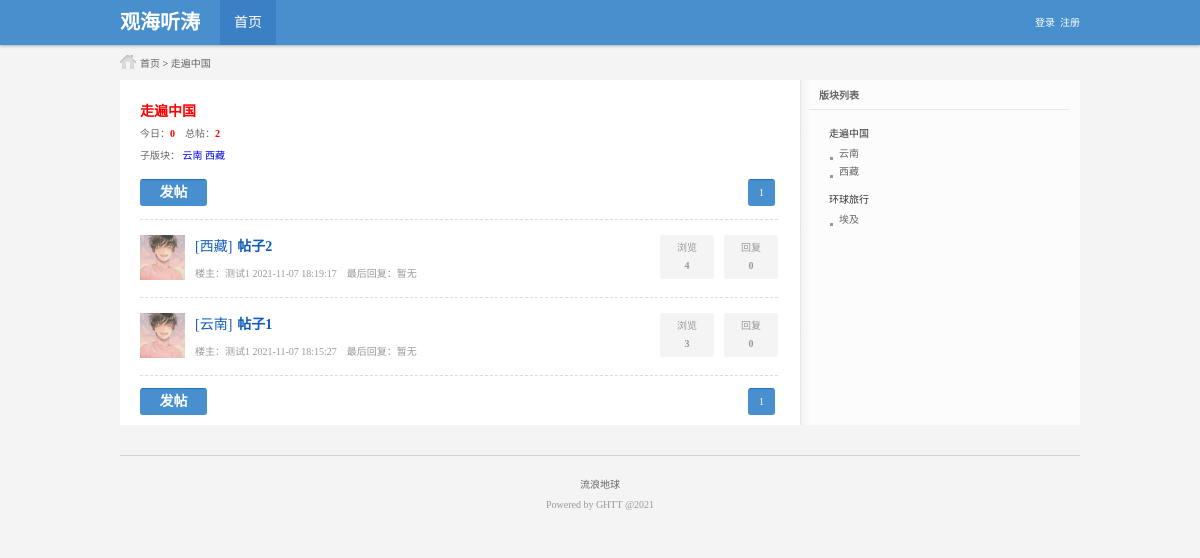
/list_father.php?id=1, run on the app's committed database.
### tables this page shows
CREATE TABLE IF NOT EXISTS `father_module` (
  `id` int(10) unsigned NOT NULL AUTO_INCREMENT,
  `module_name` varchar(66) NOT NULL,
  `sort` int(11) NOT NULL DEFAULT '0',
  PRIMARY KEY (`id`)
);

CREATE TABLE IF NOT EXISTS `son_module` (
  `id` int(10) unsigned NOT NULL AUTO_INCREMENT,
  `father_module_id` int(10) unsigned NOT NULL,
  `module_name` varchar(66) NOT NULL,
  `info` varchar(255) NOT NULL,
  `member_id` int(10) unsigned NOT NULL DEFAULT '0',
  `sort` int(10) unsigned NOT NULL DEFAULT '0',
  PRIMARY KEY (`id`)
);

CREATE TABLE IF NOT EXISTS `content` (
  `id` int(10) unsigned NOT NULL AUTO_INCREMENT,
  `module_id` int(10) unsigned NOT NULL,
  `title` varchar(255) NOT NULL,
  `content` text NOT NULL,
  `time` datetime NOT NULL,
  `member_id` int(10) unsigned NOT NULL,
  `times` int(10) unsigned NOT NULL DEFAULT '0',
  PRIMARY KEY (`id`)
);

CREATE TABLE IF NOT EXISTS `member` (
  `id` int(10) unsigned NOT NULL AUTO_INCREMENT,
  `name` varchar(32) NOT NULL,
  `pw` varchar(32) NOT NULL,
  `photo` varchar(255),
  `register_time` datetime NOT NULL,
  `last_time` datetime,
  `sign` varchar(255),
  PRIMARY KEY (`id`)
);

### inc/dblink.inc.php (called while the page is built, shortened)
<?php
function execute($link,$query){
	$result=mysqli_query($link,$query);
	return $result;
}
function num($link,$sql_count){
	$result=execute($link,$sql_count);
	$count=mysqli_fetch_row($result);
	return $count[0];
}
?>

### list_father.php (the view, shortened to what this page needs)
<?php
include_once 'inc/dblink.inc.php';
include_once 'inc/page.inc.php';
$query="select * from father_module where id={$_GET['id']}";
$result_father=execute($link,$query);
$data_father=mysqli_fetch_assoc($result_father);
$query="select * from son_module where father_module_id={$_GET['id']}";
$result_son=execute($link,$query);
$id_son='';
$son_list='';
while($data_son=mysqli_fetch_assoc($result_son)){
	$id_son.=$data_son['id'].',';
	$son_list.="<a href='list_son.php?id={$data_son['id']}'>{$data_son['module_name']}</a> ";
}
$id_son=trim($id_son,',');
$query="select count(*) from content where module_id in({$id_son}) and time>CURDATE()";
$count_today=num($link,$query);
$query="select count(*) from content where module_id in({$id_son})";
$count_all=num($link,$query);
?>
<?php include 'inc/header.inc.php'?>
	<div id="position" class="auto">
		 <a href="index.php">首页</a> &gt; <a href="list_father.php?id=<?php echo $data_father['id']?>"><?php echo $data_father['module_name']?></a>
	</div>
	<div id="main" class="auto">
		<div id="left">
			<div class="box_wrap">
				<h3><?php echo $data_father['module_name']?></h3>
				<div class="num">
				    今日：<span><?php echo $count_today?></span>&nbsp;&nbsp;&nbsp;
				    总帖：<span><?php echo $count_all?></span>
				  <div class="moderator"> 子版块： <?php echo $son_list?></div>
				</div>
				<div class="pages_wrap">
					<a class="btn publish" href="publish.php?father_module_id=<?php echo $_GET['id']?>" target="_blank"><span>发帖</span></a>
					<div class="pages">
					<?php
					$page=page($count_all,3);
					echo $page['html'];
					?>
					</div>
				</div>
			</div>
			<ul class="postsList">
			<?php
		$query="select
		content.title,content.id,content.time,content.times,content.member_id,member.name,member.photo,son_module.module_name,son_module.id ssm_id
		from content,member,son_module where
		content.module_id in({$id_son}) and
		content.member_id=member.id and
		content.module_id=son_module.id order by content.id desc {$page['limit']}";
		$result_content=execute($link,$query);
					while($data_content=mysqli_fetch_assoc($result_content)){
						$data_content['title']=htmlspecialchars($data_content['title']);
					$query="select time from reply where content_id={$data_content['id']} order by id desc limit 1";
					$result_last_reply=execute($link,$query);
					if(mysqli_num_rows($result_last_reply)==0){
						$last_time='暂无';
					}else{
						$data_last_reply=mysqli_fetch_assoc($result_last_reply);
						$last_time=$data_last_reply['time'];
					}
					$query="select count(*) from reply where content_id={$data_content['id']}";
					 $count_reply=num($link,$query);
					?>
					<li>
				<div class="smallPic">
					<a target="_blank" href="member.php?id=<?php echo $data_content['member_id']?>">
						<img width="45" height="45"src="<?php if($data_content['photo']!=''){echo $data_content['photo'];}else{echo 'style/photo.jpg';}?>">
					</a>
				</div>
				<div class="subject">
					<div class="titleWrap"><a href="list_son.php?id=<?php echo $data_content['ssm_id']?>">[<?php echo $data_content['module_name']?>]</a>&nbsp;&nbsp;<h2><a target="_blank" href="show.php?id=<?php echo $data_content['id']?>"><?php echo $data_content['title']?></a></h2></div>
					<p>
						楼主：<?php echo $data_content['name']?>&nbsp;<?php echo $data_content['time']?>&nbsp;&nbsp;&nbsp;&nbsp;最后回复：<?php echo $last_time?><br />
					</p>
				</div>
				<div class="count">
					<p>
						回复<br /><span><?php echo $count_reply?></span>
					</p>
					<p>
						浏览<br /><span><?php echo $data_content['times']?></span>
					</p>
				</div>
			</li>
			<?php
			}
			?>
		</ul>
		<div class="pages_wrap">
			<a class="btn publish" href="publish.php?father_module_id=<?php echo $_GET['id']?>" target="_blank"><span>发帖</span></a>
			<div class="pages">
			<?php
			$page=page($count_all,3);
			echo $page['html'];
			?>
			</div>
		</div>
	</div>
	<div id="right">
		<div class="classList">
			<div class="title">版块列表</div>
			<ul class="listWrap">
			<?php
				$query="select * from father_module";
				$result_father=execute($link,$query);
				while($data_father=mysqli_fetch_assoc($result_father)){
			?>
				<li>
					<h2><a href="list_father.php?id=<?php echo $data_father['id']?>"><?php echo $data_father['module_name']?></a></h2>
					<ul>
					<?php
					$query="select * from son_module where father_module_id={$data_father['id']}";
					$result_son=execute($link,$query);
					while($data_son=mysqli_fetch_assoc($result_son)){
					?>
						<li><h3><a href="list_son.php?id=<?php echo $data_son['id']?>"><?php echo $data_son['module_name']?></a></h3></li>
						<?php
					}
						?>
					</ul>
				</li>
				<?php
				}
				?>
			</ul>
		</div>
	</div>
</div>
<?php include 'inc/footer.inc.php'?>

### style/public.css (style rules this page uses)
body,div,ul,ol,li,dl,dt,dd,h1,h2,h3,h4,h5,h6,form,input,textarea,p { margin:0px; padding:0px; font-size:10px; font-family:Tahoma; }
ul { list-style:none; }
img,a img { border:none; }
a { text-decoration:none; }
body { background:#F4F4F4; color:#333; }
.auto { width:960px; margin:0 auto; }
#position { background:url(style_icon.png) 0px -60px no-repeat; text-indent:20px; }
#position a { color:#666; }
a.btn { display:block; width:70px; height:30px; float:left; }
a.publish span { width:45px; border-radius:3px; border-style:solid; border-width:1px; display:inline-block; line-height:13px; padding:6px 10px; background:#488fcf; border-color: #2470b5 #488fcf #488fcf; color:#fff; font-size: 14px; font-weight: bold; text-align: center; }
.pages_wrap .pages { float: right; }

### style/list.css (style rules this page uses)
#main { background:url(main_bg.png) repeat-y; margin-top:10px; }
#main #left { width:638px; padding:7px 20px; float:left; }
#main #right { width:282px; float:right; }
#main #left .box_wrap { color:#666; line-height:22px; }
#main #left div.box_wrap h3 { margin:14px 0 0 0; font-size:14px; color:red; }
#main #left div.num span { color:red; font-weight:bold; }
#main #left div.pages_wrap { margin:12px 0 0 0; }
#main ul.postsList { margin:10px 0 0 0; border-top:1px dashed #ddd; }
#main ul.postsList li { border-bottom:1px dashed #ddd; padding:15px 0; }
#main ul.postsList li div.smallPic { width:55px; float:left; }
#main ul.postsList li div.subject { width:450px; float:left; }
#main ul.postsList li div.count { color: #999; line-height: 18px; text-align: center; }
#main ul.postsList li div.count p { background: none repeat scroll 0 0 #f4f4f4; border-radius: 3px; display: block; float: right; height: 36px; margin: 0 0 0 10px; overflow: hidden; padding: 4px 0; width: 54px; }
#main ul.postsList li div.count p span { font-weight:bold; }
#main ul.postsList li div.subject .titleWrap a { font-size:14px; color:#105cb6; }
#main ul.postsList li div.subject .titleWrap h2 { font-size:14px; color:#105cb6; display:inline; }
#main ul.postsList li div.subject p { color:#999; padding:10px 0 0 0; }
#main #right .classList .title { width:260px; margin:0 auto; padding:7px 0; font-weight:bold; color:#666; text-indent:10px; border-bottom:1px solid #e8e8e8; }
#main #right .classList ul.listWrap { width:220px; margin:15px auto 0 auto; }
#main #right .classList ul.listWrap li h2 a { color:#333; font-weight:normal; }
#main #right .classList ul.listWrap li ul { margin:5px 0 10px 0px; }
#main #right .classList ul.listWrap li ul li { background:url(style_icon.png) 0px -389px no-repeat; line-height:180%; border-radius:3px; color: #666; padding-left:10px; }
#main #right .classList ul.listWrap li ul li h3 a { font-weight:normal; color:#666; }

### data on the page
father_module: module_name "走遍中国"
son_module: module_name "云南"
son_module: module_name "西藏"
content: son_module.module_name "西藏", title "帖子2", member.name "测试1", time "2021-11-07 18:19:17", last_time "暂无", count_reply "0", times "4"
content: son_module.module_name "云南", title "帖子1", member.name "测试1", time "2021-11-07 18:15:27", last_time "暂无", count_reply "0", times "3"
father_module: module_name "环球旅行"
son_module: module_name "埃及"

### other printed values
$count_today "0"
$count_all "2"
